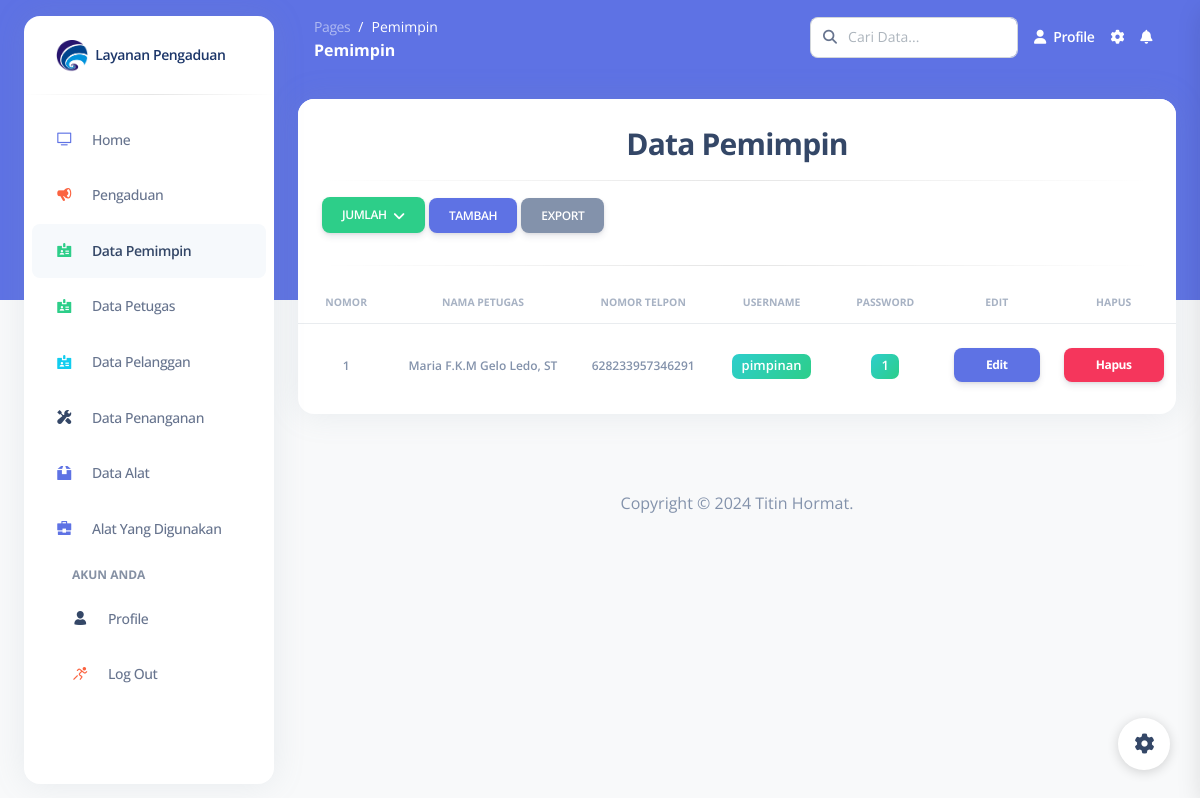
The app's page /pages/admin_data_pemimpin.php with its own data.
### tables this page shows
CREATE TABLE `pemimpin` (
  `id_pemimpin` int(20) NOT NULL,
  `nama_pemimpin` varchar(150) NOT NULL,
  `nomor_telpon` varchar(150) NOT NULL,
  `username` varchar(100) NOT NULL,
  `password` varchar(150) NOT NULL,
  `deskripsi` text NOT NULL,
  `gambar` text NOT NULL
);

### pages/admin_data_pemimpin.php (the view, shortened to what this page needs)
<!DOCTYPE html>
<html lang="en">
<head>
    <link href="../assets/css/nucleo-icons.css" rel="stylesheet" />
    <link href="../assets/css/nucleo-svg.css" rel="stylesheet" />
    <link href="../assets/css/nucleo-svg.css" rel="stylesheet" />
    <link id="pagestyle" href="../assets/css/argon-dashboard.css?v=2.0.4" rel="stylesheet" />
</head>
<body class="g-sidenav-show   bg-gray-100">
    <aside class="sidenav bg-white navbar navbar-vertical navbar-expand-xs border-0 border-radius-xl my-3 fixed-start ms-4 " id="sidenav-main">
        <div class="sidenav-header">
            <a class="navbar-brand m-0" href="../pages/admin_home" target="_blank">
                <img src="../assets/img/logo.png" class="navbar-brand-img h-100" alt="main_logo">
                <span class="ms-1 font-weight-bold" style="color: #1c3669;">Layanan Pengaduan</span>
            </a>
        </div>
        <hr class="horizontal dark mt-0">
        <div class="collapse navbar-collapse  w-auto " id="sidenav-collapse-main">
            <ul class="navbar-nav">
                <li class="nav-item">
                    <a class="nav-link" href="../pages/admin_home">
                        <div class="icon icon-shape icon-sm border-radius-md text-center me-2 d-flex align-items-center justify-content-center">
                            <i class="ni ni-tv-2 text-primary text-sm opacity-10"></i>
                        </div>
                        <span class="nav-link-text ms-1">Home</span>
                    </a>
                </li>
                <li class="nav-item">
                    <a class="nav-link " href="../pages/admin_pengaduan">
                        <div class="icon icon-shape icon-sm border-radius-md text-center me-2 d-flex align-items-center justify-content-center">
                            <i class="ni ni-notification-70 text-warning text-sm opacity-10"></i>
                        </div>
                        <span class="nav-link-text ms-1">Pengaduan</span>
                    </a>
                </li>
                <li class="nav-item">
                    <a class="nav-link active" href="../pages/admin_data_pemimpin">
                        <div class="icon icon-shape icon-sm border-radius-md text-center me-2 d-flex align-items-center justify-content-center">
                            <i class="ni ni-badge text-success text-sm opacity-10"></i>
                        </div>
                        <span class="nav-link-text ms-1">Data Pemimpin</span>
                    </a>
                </li>
                <li class="nav-item">
                    <a class="nav-link " href="../pages/admin_data_petugas">
                        <div class="icon icon-shape icon-sm border-radius-md text-center me-2 d-flex align-items-center justify-content-center">
                            <i class="ni ni-badge text-success text-sm opacity-10"></i>
                        </div>
                        <span class="nav-link-text ms-1">Data Petugas</span>
                    </a>
                </li>
                <li class="nav-item">
                    <a class="nav-link " href="../pages/admin_data_pelanggan">
                        <div class="icon icon-shape icon-sm border-radius-md text-center me-2 d-flex align-items-center justify-content-center">
                            <i class="ni ni-badge text-info text-sm opacity-10"></i>
                        </div>
                        <span class="nav-link-text ms-1">Data Pelanggan</span>
                    </a>
                </li>
                <li class="nav-item">
                    <a class="nav-link " href="../pages/admin_data_penanganan">
                        <div class="icon icon-shape icon-sm border-radius-md text-center me-2 d-flex align-items-center justify-content-center">
                            <i class="ni ni-settings text-dark text-sm opacity-10"></i>
                        </div>
                        <span class="nav-link-text ms-1">Data Penanganan</span>
                    </a>
                </li>
                <li class="nav-item">
                    <a class="nav-link " href="../pages/admin_data_alat">
                        <div class="icon icon-shape icon-sm border-radius-md text-center me-2 d-flex align-items-center justify-content-center">
                            <i class="ni ni-box-2 text-primary text-sm opacity-10"></i>
                        </div>
                        <span class="nav-link-text ms-1">Data Alat</span>
                    </a>
                </li>
                <li class="nav-item">
                    <a class="nav-link " href="../pages/admin_data_alat_digunakan">
                        <div class="icon icon-shape icon-sm border-radius-md text-center me-2 d-flex align-items-center justify-content-center">
                            <i class="ni ni-briefcase-24 text-primary text-sm opacity-10"></i>
                        </div>
                        <span class="nav-link-text ms-1">Alat Yang Digunakan</span>
                    </a>
                </li>
            </ul>
        </div>
        <div class="sidenav-footer mx-3 ">
            <ul class="navbar-nav">
                <li class="nav-item mt-3">
                    <h6 class="ps-4 ms-2 text-uppercase text-xs font-weight-bolder opacity-6">Akun Anda</h6>
                </li>
                <li class="nav-item">
                    <a class="nav-link " href="../pages/admin_profile">
                        <div class="icon icon-shape icon-sm border-radius-md text-center me-2 d-flex align-items-center justify-content-center">
                            <i class="ni ni-single-02 text-dark text-sm opacity-10"></i>
                        </div>
                        <span class="nav-link-text ms-1">Profile</span>
                    </a>
                </li>
                <li class="nav-item">
                    <a class="nav-link " href="../pages/admin_logout">
                        <div class="icon icon-shape icon-sm border-radius-md text-center me-2 d-flex align-items-center justify-content-center">
                            <i class="ni ni-user-run text-warning text-sm opacity-10"></i>
                        </div>
                        <span class="nav-link-text ms-1">Log Out</span>
                    </a>
                </li>
            </ul>
        </div>
    </aside>
    <main class="main-content position-relative border-radius-lg ">
        <nav class="navbar navbar-main navbar-expand-lg px-0 mx-4 shadow-none border-radius-xl " id="navbarBlur" data-scroll="false">
            <div class="container-fluid py-1 px-3">
                <nav aria-label="breadcrumb">
                    <ol class="breadcrumb bg-transparent mb-0 pb-0 pt-1 px-0 me-sm-6 me-5">
                        <li class="breadcrumb-item text-sm"><a class="opacity-5 text-white" href="javascript:;">Pages</a></li>
                        <li class="breadcrumb-item text-sm text-white active" aria-current="page">Pemimpin</li>
                    </ol>
                    <h6 class="font-weight-bolder text-white mb-0">Pemimpin</h6>
                </nav>
                <div class="collapse navbar-collapse mt-sm-0 mt-2 me-md-0 me-sm-4" id="navbar">
                    <div class="ms-md-auto pe-md-3 d-flex align-items-center">
                        <form action="" method="GET">
                            <div class="input-group">
                                <span class="input-group-text text-body"><i class="fas fa-search" aria-hidden="true"></i></span>
                                <input type="text" name="search_query" class="form-control" placeholder="Cari Data...">
                            </div>
                        </form>
                    </div>
                    <ul class="navbar-nav  justify-content-end">
                        <li class="nav-item d-flex align-items-center">
                            <a href="admin_profile" class="nav-link text-white font-weight-bold px-0">
                                <i class="fa fa-user me-sm-1"></i>
                                <span class="d-sm-inline d-none">Profile</span>
                            </a>
                        </li>
                        <li class="nav-item px-3 d-flex align-items-center">
                            <a href="javascript:;" class="nav-link text-white p-0">
                                <i class="fa fa-cog fixed-plugin-button-nav cursor-pointer"></i>
                            </a>
                        </li>
                        <li class="nav-item dropdown pe-2 d-flex align-items-center">
                            <a href="javascript:;" class="nav-link text-white p-0" id="dropdownMenuButton" data-bs-toggle="dropdown" aria-expanded="false">
                                <i class="fa fa-bell cursor-pointer"></i>
                            </a>
                        </li>
                    </ul>
                </div>
            </div>
        </nav>
        <div class="container-fluid py-4">
            <div class="row">
                <div class="col-12">
                    <div class="card mb-4">
                        <div class="card-header pb-0">
                            <h3 class="text-center">Data Pemimpin</h3>
                            <hr class="horizontal dark">
                            <div class="dropdown">
                                <button class="btn btn-success dropdown-toggle font-weight-bold text-xs" type="button" onclick="toggleDropdown()">
                                    JUMLAH
                                </button>
                                <button class="btn btn-primary font-weight-bold text-xs" data-toggle="modal" data-target="#tambahPemimpin">
                                    TAMBAH
                                </button>
                                <a href="admin/pemimpin/pemimpin_export" target="_blank" class="btn btn-secondary font-weight-bold text-xs" data-toggle="tooltip" data-original-title="Edit user">
                                    EXPORT
                                </a>
                            </div>
                            <hr class="horizontal dark">
                        </div>
                        <div class="card-body px-0 pt-0 pb-2">
                            <div class="table-responsive p-0">
                                <table class="table align-items-center mb-0">
                                    <thead>
                                        <tr>
                                            <th class="text-uppercase text-center text-secondary text-xxs font-weight-bolder opacity-7">
                                                Nomor</th>
                                            <th class="text-center text-uppercase text-secondary text-xxs font-weight-bolder opacity-7">
                                                Nama Petugas</th>
                                            <th class="text-center text-uppercase text-secondary text-xxs font-weight-bolder opacity-7">
                                                Nomor Telpon</th>
                                            <th class="text-center text-uppercase text-secondary text-xxs font-weight-bolder opacity-7">
                                                Username</th>
                                            <th class="text-center text-uppercase text-secondary text-xxs font-weight-bolder opacity-7">
                                                Password</th>
                                            <th class="text-center text-uppercase text-secondary text-xxs font-weight-bolder opacity-7">
                                                Edit</th>
                                            <th class="text-center text-uppercase text-secondary text-xxs font-weight-bolder opacity-7">
                                                Hapus</th>
                                        </tr>
                                    </thead>
                                    <tbody>
                                        <?php
                                        include '../koneksi.php';
                                        $query = "SELECT * FROM pemimpin";
                                        $query .= " ORDER BY id_pemimpin DESC";
                                        $result = mysqli_query($koneksi, $query);
                                        if (mysqli_num_rows($result) > 0) {
                                            $counter = 1;
                                            while ($row = mysqli_fetch_assoc($result)) {
                                                echo "<tr>";
                                                echo "<td class='align-middle text-center'><span class='text-secondary text-xs font-weight-bold'> $counter </span></td>";
                                                echo "<td class='align-middle text-center'><span class='text-secondary text-xs font-weight-bold'>" . $row['nama_pemimpin'] . "</span></td>";
                                                echo "<td class='align-middle text-center'><span class='text-secondary text-xs font-weight-bold'>" . $row['nomor_telpon'] . "</span></td>";
                                                echo "<td class='align-middle text-center text-sm text-bold'><span class='bg-gradient-success' style='padding: 2px 10px 5px 10px; color: white; border-radius: 7px; font-size: 13px;'>" . $row['username'] . "</span></td>";
                                                echo "<td class='align-middle text-center text-sm text-bold'><span class='bg-gradient-success' style='padding: 2px 10px 5px 10px; color: white; border-radius: 7px; font-size: 13px;'>" . $row['password'] . "</span></td>";
                                                echo "<td class='align-middle text-center'>
                                                        <button class='btn btn-primary btn-sm mt-3' onclick='openEditModal(
                                                            \"" . $row['id_pemimpin'] . "\",
                                                            \"" . $row['nama_pemimpin'] . "\",
                                                            \"" . $row['nomor_telpon'] . "\",
                                                            \"" . $row['username'] . "\",
                                                            \"" . $row['password'] . "\"
                                                        )'>Edit</button>
                                                        </td>";
                                                echo "<td class='align-middle text-center'>
                                                        <button class='btn btn-danger btn-sm mt-3' onclick='deleteVideo(\"" . $row['id_pemimpin'] . "\")'>Hapus</button>
                                                    </td>";
                                                echo "</tr>";
                                                $counter++;
                                            }
                                        } else {
                                            echo '<br><tr><td colspan="12" style="text-align: center;">Tidak ada data yang tersedia. Cobalah memasukkan kata kunci yang benar atau tambahkan data.</td></tr>';
                                        }
                                        ?>
                                    </tbody>
                                </table>
                            </div>
                        </div>
                    </div>
                </div>
            </div>
            <footer class="footer py-5">
                <div class="container">
                    <div class="row">
                        <div class="col-8 mx-auto text-center mt-1">
                            <p class="mb-0 text-secondary">
                                Copyright ©
                                Titin Hormat.
                            </p>
                        </div>
                    </div>
                </div>
            </footer>
        </div>
    </main>
    <div class="fixed-plugin">
        <a class="fixed-plugin-button text-dark position-fixed px-3 py-2">
            <i class="fa fa-cog py-2"> </i>
        </a>
    </div>
</body>
</html>

### assets/css/nucleo-svg.css (style rules this page uses)
.icon { display: inline-block; color: #111111; height: 1em; width: 1em; }
.icon-sm { height: 0.8em; width: 0.8em; }
.icon { fill: currentColor; stroke: none; }

### records on screen
pemimpin: nama_pemimpin "Maria F.K.M Gelo Ledo, ST", nomor_telpon "628233957346291", username "pimpinan", password "1"
